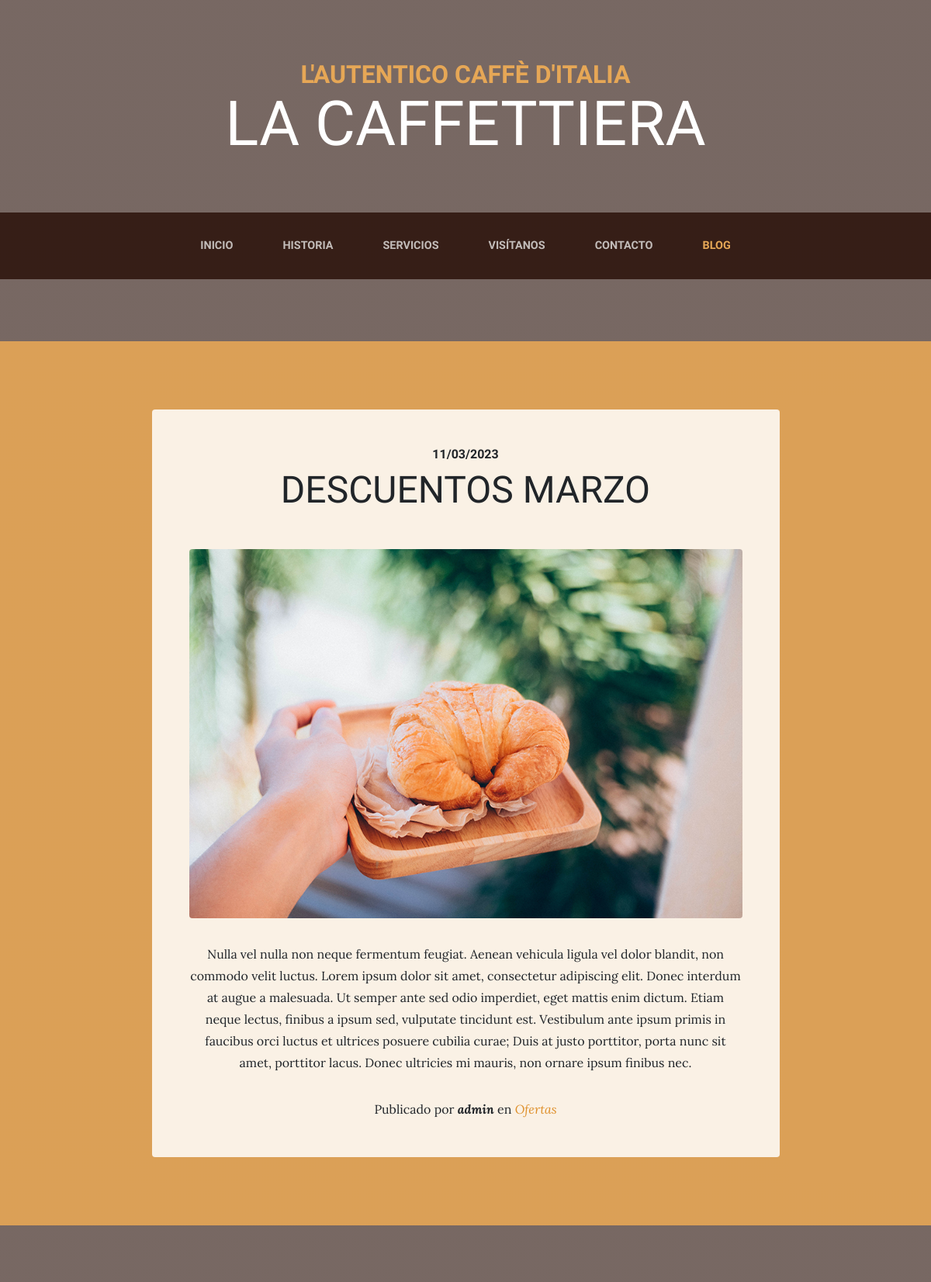
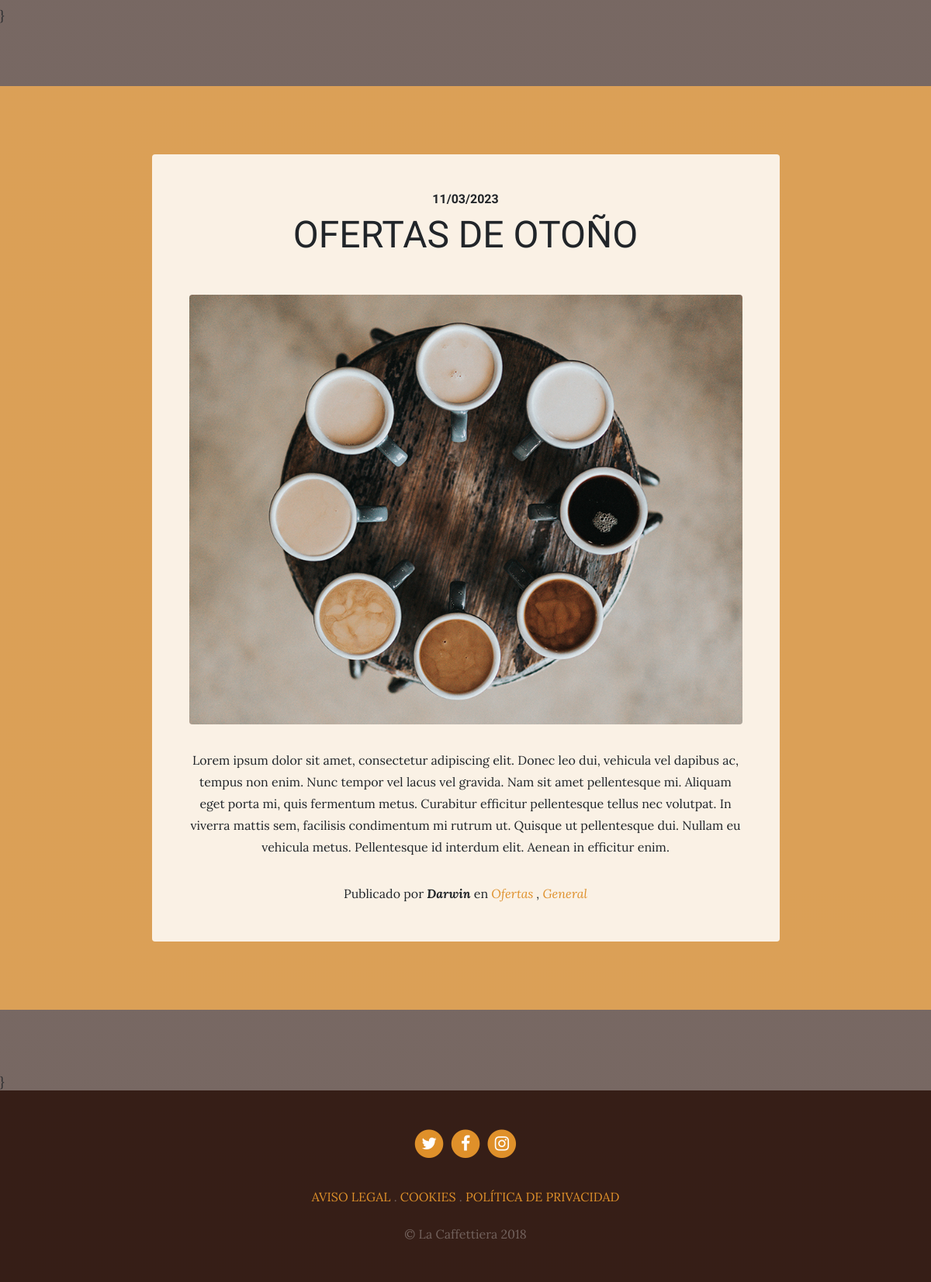
Screenshot of /blog/ with the database file from the repository (2 pictures, top to bottom).
### blog/models.py (models this page shows, shortened)
class Blog(models.Model):
    title = models.CharField(max_length=200, verbose_name="Título")
    content = models.TextField(verbose_name="Contenido")
    published = models.DateTimeField(
        verbose_name="Fecha de publicación", default=now)
    image = models.ImageField(verbose_name="Imagen",
                              upload_to="blog", null=True, blank=True)
    author = models.ForeignKey(
        User, verbose_name="Autor", on_delete=models.CASCADE)
    category = models.ManyToManyField(Category, verbose_name="Categorias")
    created = models.DateTimeField(
        auto_now_add=True, verbose_name="Fecha de creación")
    updated = models.DateTimeField(
        auto_now=True, verbose_name="Fecha de actualización")
    class Meta:
        verbose_name = "blog"
        verbose_name_plural = "blogs"
        ordering = ["-created"]

class Category(models.Model):
    name = models.CharField(max_length=200, verbose_name="Nombre")
    created = models.DateTimeField(
        auto_now_add=True, verbose_name="Fecha de creación")
    updated = models.DateTimeField(
        auto_now=True, verbose_name="Fecha de actualización")
    class Meta:
        verbose_name = "categoria"
        verbose_name_plural = "categorias"
        ordering = ["-created"]

### page/models.py (models this page shows, shortened)
class Page(models.Model):
    title = models.CharField(max_length=200, verbose_name="Título")
    content = RichTextField(verbose_name="Contenido")
    created = models.DateTimeField(auto_now_add=True, verbose_name="Fecha de creación")
    updated=models.DateTimeField(auto_now=True,verbose_name="Fecha de actualización")
    class Meta:
        verbose_name="página}"
        verbose_name_plural="páginas"
        ordering=["title"]

### blog/views.py (the view)
# urls.py: path('', views.blog, name="blog"),
def blog(request):
    Blogs = Blog.objects.all()
    return render(request, "blog/blog.html", {'blogs': Blogs})

### page/templatetags/pages_extras.py (called while the page is built)
@register.simple_tag
def get_page_list():
    page=Page.objects.all()
    return page

### social/processor.py (called while the page is built)
def ctx_dict(request):
    ctx={}
    links=Link.objects.all()
    for link in links:
        ctx[link.key]=link.url
    return ctx

### blog/templates/blog/blog.html (shortened to what this page needs)
{%extends "core/base.html"%}
{%block content%}
{%load static%}
{%for blog in blogs%}
<section class="page-section cta">
  <div class="container">
    <div class="row">
      <div class="col-xl-9 mx-auto">
        <div class="cta-innerv text-center rounded">
          <h2 class="section-heading mb-5">
            <span class="section-heading-upper">{{blog.published|date:"SHORT_DATE_FORMAT"}}</span>
            <span class="section-heading-lower">{{blog.title}}</span>
          </h2>
          {%if blog.image.url != null%}
          <p class="mb-0">
            <img class="mx-auto d-flex rounded img-fluid mb-3 mb-lg-0" src="{{blog.image.url}}" alt="">
          </p>
          {%endif%}
          <p class="mb-0 mbt">
            {{blog.content}}
          </p>
          <p class="mb-0 mbt">
            <span class="section-heading-under">Publicado por <em><b>{{blog.author}}</b></em> en <em>
                {%for cate in blog.category.all%}
                <a href="{%url 'category' cate.id%}" class="link"> {{cate.name}}</a>
                {%if not forloop.last%},{%endif%}
                {%endfor%}
              </em></span>
          </p>
        </div>
      </div>
    </div>
  </div>
</section>}
{%endfor%}
{%endblock%}

### core/templates/core/base.html (shortened to what this page needs)
<!DOCTYPE html>
<html lang="es">
<head>
  {%load static%}
  <link href="{% static 'core/vendor/bootstrap/css/bootstrap.min.css'%}" rel="stylesheet">
  <link href="{% static 'core/vendor/font-awesome/css/font-awesome.min.css'%}" rel="stylesheet" type="text/css">
  <link href="{% static 'core/css/business-casual.css'%}" rel="stylesheet">
</head>
<body>
  <h1 class="site-heading text-center text-white d-none d-lg-block">
    <span class="site-heading-upper text-primary mb-3">L'autentico caffè d'italia</span>
    <span class="site-heading-lower">La Caffettiera</span>
  </h1>
  <nav class="navbar navbar-expand-lg navbar-dark py-lg-4" id="mainNav">
    <div class="container">
      <div class="collapse navbar-collapse" id="navbarResponsive">
        <ul class="navbar-nav mx-auto">
          <li class="nav-item {%if request.path == '/' %}active{%endif%} px-lg-4">
            <a class="nav-link text-uppercase text-expanded" href="{%url 'index'%}">Inicio</a>
          </li>
          <li class="nav-item {%if request.path == '/about/'%}active{%endif%} px-lg-4">
            <a class="nav-link text-uppercase text-expanded" href="{%url 'about'%} ">Historia</a>
          </li>
          <li class="nav-item {%if request.path == '/services/'%}active{%endif%}  px-lg-4">
            <a class="nav-link text-uppercase text-expanded" href="{%url 'services'%} ">Servicios</a>
          </li>
          <li class="nav-item {%if request.path == '/store/'%}active{%endif%}  px-lg-4">
            <a class="nav-link text-uppercase text-expanded" href="{%url 'store'%}">Visítanos</a>
          </li>
          <li class="nav-item {%if request.path == '/contact/'%}active{%endif%}  px-lg-4">
            <a class="nav-link text-uppercase text-expanded" href="{%url 'contact'%}">Contacto</a>
          </li>
          <li class="nav-item {%if request.path|slice:6 == '/blog/'%}active{%endif%}  px-lg-4">
            <a class="nav-link text-uppercase text-expanded" href="{%url 'blog'%}">Blog</a>
          </li>
        </ul>
      </div>
    </div>
  </nav>
  {%block content%}{%endblock%}
  <footer class="footer text-faded text-center py-5">
    <div class="container">
      <p class="m-0">
        {%if LINK_LINKEDIN != null%}
        <a href="{{LINK_LINKEDIN}}" class="link">
          <span class="fa-stack fa-lg">
            <i class="fa fa-circle fa-stack-2x"></i>
            <i class="fa fa-twitter fa-stack-1x fa-inverse"></i>
          </span>
        </a>
        {%endif%}
        {%if LINK_FACEBOOK != null%}
        <a href="{{LINK_FACEBOOK}}" class="link">
          <span class="fa-stack fa-lg">
            <i class="fa fa-circle fa-stack-2x"></i>
            <i class="fa fa-facebook fa-stack-1x fa-inverse"></i>
          </span>
        </a>
        {%endif%}
        {%if LINK_INSTAGRAM != null%}
        <a href="{{LINK_INSTAGRAM}}" class="link">
          <span class="fa-stack fa-lg">
            <i class="fa fa-circle fa-stack-2x"></i>
            <i class="fa fa-instagram fa-stack-1x fa-inverse"></i>
          </span>
        </a>
        {%endif%}
      </p>
      <p class="m-0 mbt">
        {%load pages_extras%}
        {%get_page_list as pages%}
        {%for page in pages%}
        <a href="{%url 'page' page.id%}" class="link"> {{page.title}}</a> {%if not forloop.last%}.{%endif%}
        {%endfor%}
      </p>
      <p class="m-0 mbt1">&copy; La Caffettiera 2018</p>
    </div>
  </footer>
</body>
</html>

### core/static/core/css/business-casual.css (style rules this page uses)
body { font-family: 'Lora'; background: linear-gradient(rgba(47, 23, 15, 0.65), rgba(47, 23, 15, 0.65)), url("../img/bg.jpg"); background-attachment: fixed; background-position: center; background-size: cover; }
h1, h2, h3, h4, h5, h6 { font-family: 'Raleway'; }
p { line-height: 1.75; }
.text-faded { color: rgba(255, 255, 255, 0.3); }
.site-heading { margin-top: 5rem; margin-bottom: 5rem; text-transform: uppercase; line-height: 1; font-family: 'Raleway'; }
.site-heading .site-heading-upper { display: block; font-size: 2rem; font-weight: 800; }
.site-heading .site-heading-lower { font-size: 5rem; font-weight: 100; line-height: 4rem; }
.page-section { margin-top: 5rem; margin-bottom: 5rem; }
.section-heading { text-transform: uppercase; }
.section-heading .section-heading-upper { display: block; font-size: 1rem; font-weight: 800; padding-bottom:.5rem; }
.section-heading .section-heading-lower { display: block; font-size: 3rem; font-weight: 100; }
#mainNav { background-color: rgba(47, 23, 15, 0.9); font-family: 'Raleway'; }
#mainNav .navbar-nav .nav-item .nav-link { color: rgba(255, 255, 255, 0.7); font-weight: 800; }
#mainNav .navbar-nav .nav-item.active .nav-link { color: #e6a756; }
@media (min-width: 992px) { #mainNav .navbar-nav .nav-item .nav-link { font-size: 0.9rem; } }
.cta { padding-top: 5rem; padding-bottom: 5rem; background-color: rgba(230, 167, 86, 0.9); }
.cta .cta-innerv { position: relative; padding: 3rem; margin: 0.5rem; background-color: rgba(255, 255, 255, 0.85); }
.footer { background-color: rgba(47, 23, 15, 0.9); }
.text-primary { color: #e6a756 !important; }
.mbt { padding-top: 2rem; }
.mbt1 { padding-top: 1.25rem; }
a.link { color: #df902a; }

### rows the page displays
Blog: published "11/03/2023", title "DESCUENTOS MARZO", image (picture), content "Nulla vel nulla non neque fermentum feugiat. Aenean vehicula ligula vel dolor blandit, non commodo velit luctus. Lorem ipsum dolor sit amet, consectetur adipiscing elit. Donec interdum at augue a malesuada. Ut semper ante sed odio imperdiet, eget mattis enim dictum. Etiam neque lectus, finibus a ipsum sed, vulputate tincidunt est. Vestibulum ante ipsum primis in faucibus orci luctus et ultrices posuere cubilia curae; Duis at justo porttitor, porta nunc sit amet, porttitor lacus. Donec ultricies mi mauris, non ornare ipsum finibus nec.", author "admin"
Category: name "Ofertas"
Blog: published "11/03/2023", title "OFERTAS DE OTOÑO", image (picture), content "Lorem ipsum dolor sit amet, consectetur adipiscing elit. Donec leo dui, vehicula vel dapibus ac, tempus non enim. Nunc tempor vel lacus vel gravida. Nam sit amet pellentesque mi. Aliquam eget porta mi, quis fermentum metus. Curabitur efficitur pellentesque tellus nec volutpat. In viverra mattis sem, facilisis condimentum mi rutrum ut. Quisque ut pellentesque dui. Nullam eu vehicula metus. Pellentesque id interdum elit. Aenean in efficitur enim.", author "Darwin"
Category: name "General"
Page: title "AVISO LEGAL"
Page: title "COOKIES"
Page: title "POLÍTICA DE PRIVACIDAD"
